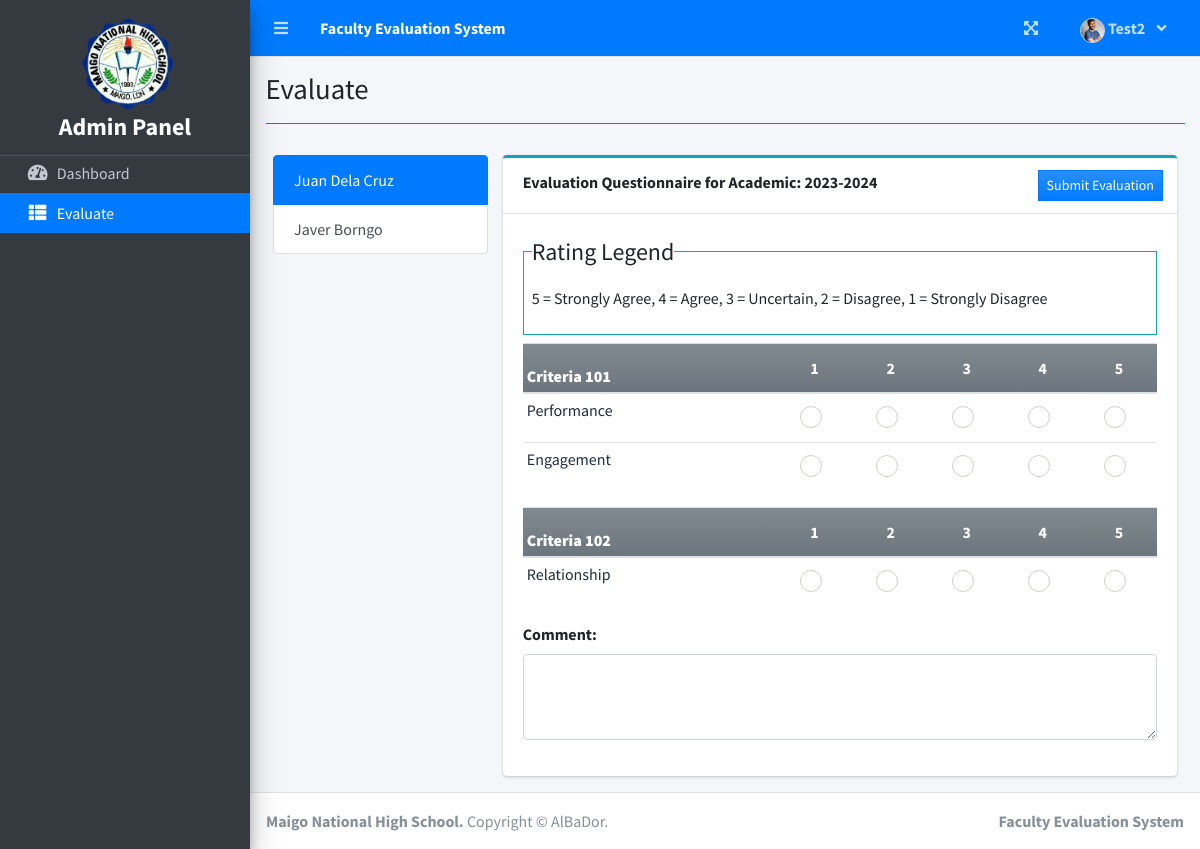
Page /index.php?page=evaluate (signed in) on the committed database.
### tables this page shows
CREATE TABLE `restriction_list` (
  `id` int(30) NOT NULL,
  `academic_id` int(30) NOT NULL,
  `faculty_id` int(30) NOT NULL,
  `class_id` int(30) NOT NULL,
  `subject_id` int(30) NOT NULL
);

CREATE TABLE `criteria_list` (
  `id` int(30) NOT NULL,
  `criteria` text NOT NULL,
  `order_by` int(30) NOT NULL
);

CREATE TABLE `question_list` (
  `id` int(30) NOT NULL,
  `academic_id` int(30) NOT NULL,
  `question` text NOT NULL,
  `order_by` int(30) NOT NULL,
  `criteria_id` int(30) NOT NULL
);

### student/evaluate.php (the view, shortened to what this page needs)
<?php
$rid='';
$restriction = $conn->query("SELECT r.id,f.id as fid,concat(f.firstname,' ',f.lastname) as faculty FROM restriction_list r inner join faculty_list f on f.id = r.faculty_id  where academic_id ={$_SESSION['academic']['id']} and class_id = {$_SESSION['login_class_id']} and r.id not in (SELECT restriction_id from evaluation_list where academic_id ={$_SESSION['academic']['id']} and student_id = {$_SESSION['login_id']} ) ");
?>
<div class="col-lg-12">
	<div class="row">
		<div class="col-md-3">
			<div class="list-group">
				<?php
				while($row=$restriction->fetch_array()):
					if(empty($rid)){
							$rid = $row['id'];
						}
				?>
				<a class="list-group-item list-group-item-action <?php echo isset($rid) && $rid == $row['id'] ? 'active' : '' ?>" href="./index.php?page=evaluate&rid=<?php echo $row['id'] ?>&fid=<?php echo $row['fid'] ?>"><?php echo ucwords($row['faculty']).' ' ?></a>
			<?php endwhile; ?>
			</div>
		</div>
		<div class="col-md-9">
			<div class="card card-outline card-info">
				<div class="card-header">
					<b>Evaluation Questionnaire for Academic: <?php echo $_SESSION['academic']['year'].' ' ?> </b>
					<div class="card-tools">
						<button class="btn btn-sm btn-flat btn-primary bg-gradient-primary mx-1" form="manage-evaluation">Submit Evaluation</button>
					</div>
				</div>
				<div class="card-body">
					<fieldset class="border border-info p-2 w-100">
					   <legend  class="w-auto">Rating Legend</legend>
					   <p>5 = Strongly Agree, 4 = Agree, 3 = Uncertain, 2 = Disagree, 1 = Strongly Disagree</p>
					</fieldset>
					<form id="manage-evaluation">
					<?php
						$criteria = $conn->query("SELECT * FROM criteria_list where id in (SELECT criteria_id FROM question_list where academic_id = {$_SESSION['academic']['id']} ) order by abs(order_by) asc ");
						while($crow = $criteria->fetch_assoc()):
					?>
					<table class="table table-condensed">
						<thead>
							<tr class="bg-gradient-secondary">
								<th class=" p-1"><b><?php echo $crow['criteria'] ?></b></th>
								<th class="text-center">1</th>
								<th class="text-center">2</th>
								<th class="text-center">3</th>
								<th class="text-center">4</th>
								<th class="text-center">5</th>
							</tr>
						</thead>
						<tbody class="tr-sortable">
							<?php
							$questions = $conn->query("SELECT * FROM question_list where criteria_id = {$crow['id']} and academic_id = {$_SESSION['academic']['id']} order by abs(order_by) asc ");
							while($row=$questions->fetch_assoc()):
							?>
							<tr class="bg-white">
								<td class="p-1" width="40%">
									<?php echo $row['question'] ?>
								</td>
								<?php for($c=1;$c<=5;$c++): ?>
								<td class="text-center">
									<div class="icheck-success d-inline">
				                        <label for="qradio<?php echo $row['id'].'_'.$c ?>">
				                        </label>
			                      </div>
								</td>
								<?php endfor; ?>
							</tr>
							<?php endwhile; ?>
						</tbody>
					</table>
					<?php endwhile; ?>
					<div class="form-group">
						<label for="comment">Comment:</label>
						<textarea class="form-control" id="comment" name="comment" rows="3"></textarea>
					</div>
					</form>
				</div>
			</div>
		</div>
	</div>
</div>

### rows in the picture
restriction_list: faculty "Juan Dela Cruz"
restriction_list: faculty "Javer Borngo"
criteria_list: criteria "Criteria 101"
question_list: question "Performance"
question_list: question "Engagement"
criteria_list: criteria "Criteria 102"
question_list: question "Relationship"

### other values in the picture
$_SESSION['system']['name'] "Faculty Evaluation System"
$_SESSION['login_firstname'] "Test2"
$title "Evaluate"
$_SESSION['academic']['year'] "2023-2024"
